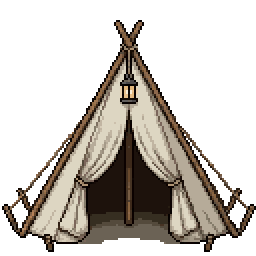
#> input picture assets/lpc/new/tents/canvas_open.png, 128 x 128 px, given in place of hide_dome.png, which was not available (shown 2 times larger)
$ python make_tent_sheet.py
#> lines starting #> are read from the running program, lines starting #| are printed output that depends on the picture; after the words box and inside, x2 and y2 are one past the last pixel; in counts of white or black regions, pixels touching at a corner belong together
"""Build assets/lpc/Objects/Camp/Tents.png, the tents sheet (data/townProps.json `tents`).

Sources are PixelLab drawings (scripts/pixellab.mjs style, with the LPC clan tent and
the market stall as style references) kept in assets/lpc/new/tents/. Each is laid in
its cell of the 32px grid, centred across it and standing on the cell's bottom edge
(two pixels up, for the ground shadow), so the prop's anchor row is where it meets
the ground.

    python scripts/make_tent_sheet.py
"""
import os
from PIL import Image

ROOT = os.path.dirname(os.path.dirname(os.path.abspath(__file__)))
SRC = os.path.join(ROOT, 'assets', 'lpc', 'new', 'tents')
OUT = os.path.join(ROOT, 'assets', 'lpc', 'Objects', 'Camp', 'Tents.png')

T = 32
# name -> (col, row, w, h) in 32px cells; keep in step with data/townProps.json
LAYOUT = {
    'hide_dome':        (0, 0, 4, 4),
    'hide_patch':       (4, 0, 4, 4),
    'hide_fur':         (8, 0, 4, 4),
    'hide_bough':       (12, 0, 4, 4),
    'canvas':           (16, 0, 4, 4),
    'canvas_open':      (20, 0, 4, 4),
    'yurt_orange':      (0, 4, 4, 4),
    'yurt_red':         (4, 4, 4, 4),
    'yurt_blue':        (8, 4, 4, 4),
    'yurt_plain':       (12, 4, 4, 4),
    'market_pots':      (16, 4, 4, 4),
    'market_crates':    (20, 4, 4, 4),
    'pavilion_bell':    (0, 8, 4, 4),
    'pavilion_banners': (4, 8, 4, 4),
    'pavilion_gilt':    (8, 8, 4, 4),
    'market_bunting':   (12, 8, 4, 4),
    'pavilion_great':   (16, 8, 6, 5),
}
FOOT = 2   # (px left under the sprite: its shadow and stakes)


def main():
    cols = max(c + w for c, r, w, h in LAYOUT.values())
    rows = max(r + h for c, r, w, h in LAYOUT.values())
    sheet = Image.new('RGBA', (cols * T, rows * T))
#> sheet: PIL image 768x416 RGBA; every value is 0
    for name, (c, r, w, h) in LAYOUT.items():
        im = Image.open(os.path.join(SRC, name + '.png')).convert('RGBA')
#> im is the input picture: PIL image 128x128 RGBA; mean R, G, B, A 47.5, 42.5, 36.6, 99.9
        # hard alpha: the map draws these crisp, and a half-clear fringe shows as a halo
        a = im.getchannel('A').point(lambda v: 255 if v >= 128 else 0)
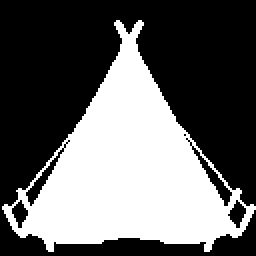
#> a: PIL image 128x128 L (shown 2 times larger); 39.2% white; 1 white region, box (x1, y1, x2, y2) and area: (1, 10, 128, 126) 6418
        im.putalpha(a)
        box = im.getbbox()
#> box = (1, 10, 128, 126)
        part = im.crop(box)
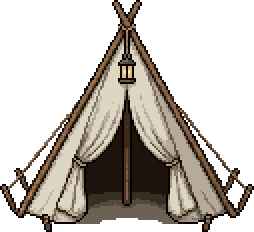
#> part: PIL image 127x116 RGBA (shown 2 times larger); mean R, G, B, A 52.8, 47.3, 40.7, 111.1; transparent parts drawn white
        cw, ch = w * T, h * T
        if part.width > cw or part.height > ch - FOOT:
            raise SystemExit(f'{name}: {part.size} does not fit its {cw}x{ch} cell')
        x = c * T + (cw - part.width) // 2
#> x = 0
        y = r * T + ch - FOOT - part.height
#> y = 10
        sheet.alpha_composite(part, (x, y))
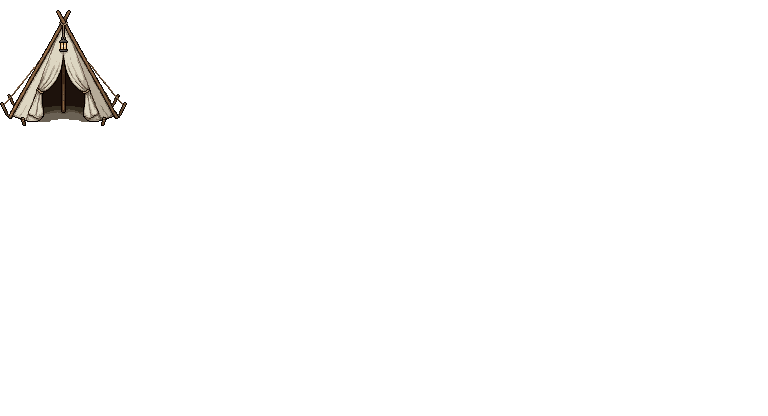
#> sheet: PIL image 768x416 RGBA; mean R, G, B, A 2.4, 2.2, 1.9, 5.1; transparent parts drawn white
#> pass 2 of the loop in main, `for name, (c, r, w, h) in LAYOUT.items():`:
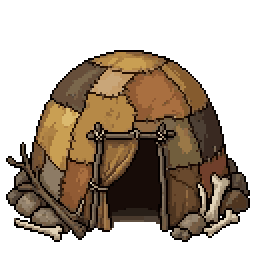
#> input picture assets/lpc/new/tents/hide_patch.png, 128 x 128 px (shown 2 times larger)
#> in main, im is the input picture: PIL image 128x128 RGBA; mean R, G, B, A 53.6, 40.2, 26.2, 130
#> in main, `a = im.getchannel('A').point(lambda v: 255 if v >= 128 else 0)`:
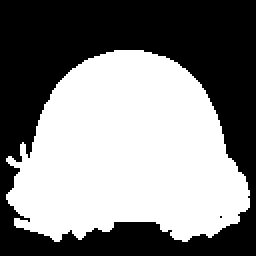
#> a: PIL image 128x128 L (shown 2 times larger); 51% white; 2 black regions (1 under 20 px), largest, box (x1, y1, x2, y2) and area: (0, 0, 128, 128) 8029
#> box = (3, 25, 125, 121)
#> part: PIL image 122x96 RGBA
#> in main, `sheet.alpha_composite(part, (x, y))`:
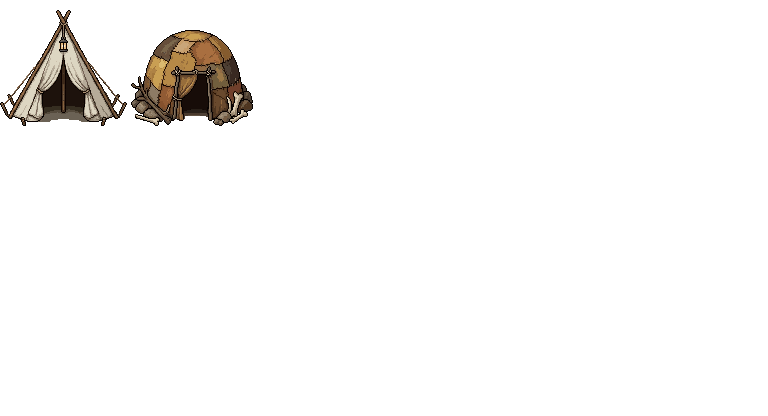
#> sheet: PIL image 768x416 RGBA; mean R, G, B, A 5.2, 4.2, 3.2, 11.8; transparent parts drawn white
    sheet.save(OUT)
    print(f'saved {OUT} {sheet.size}')


if __name__ == '__main__':
#> (the run stopped early here; a loop or call above may not have finished)
